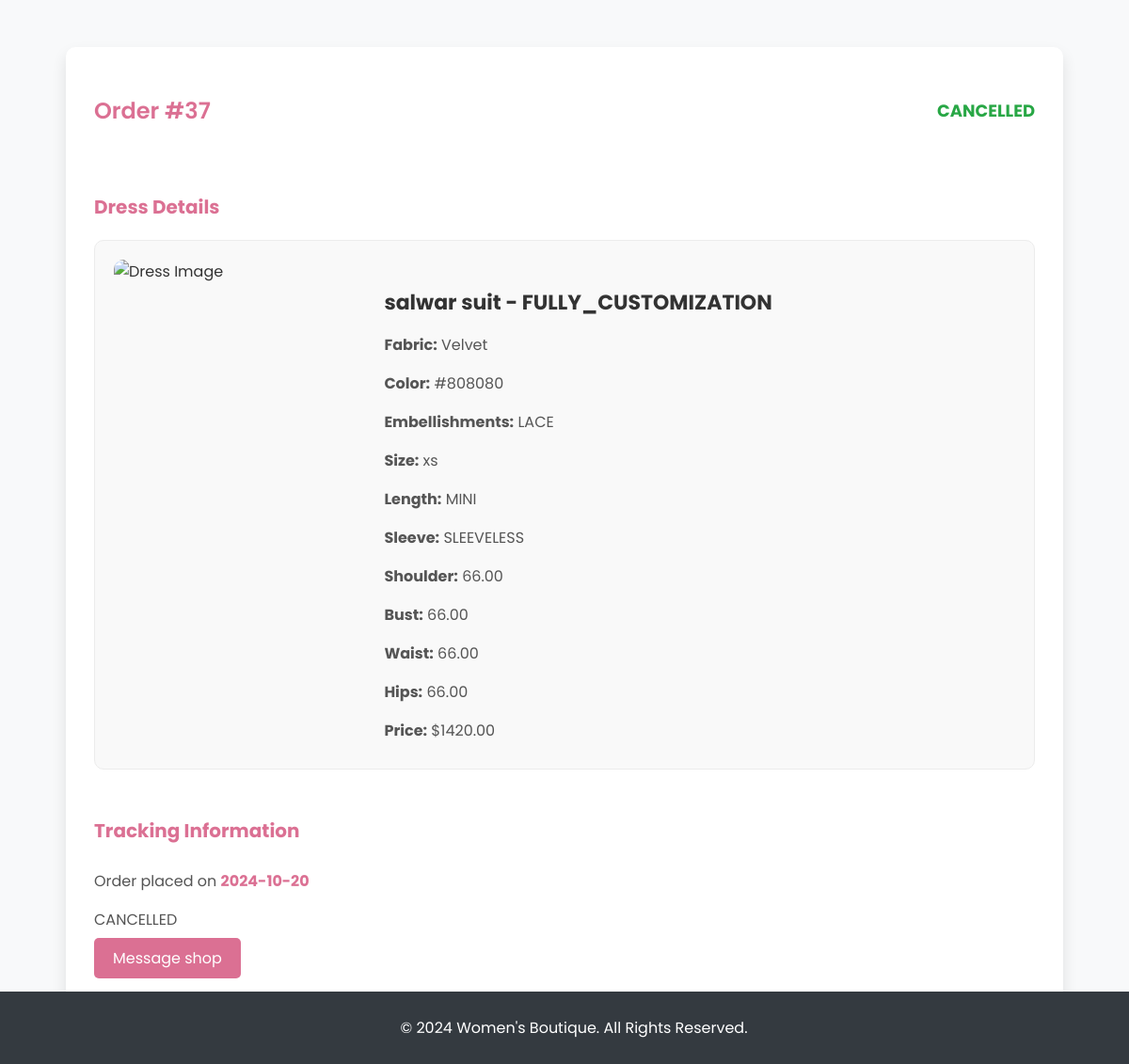
The app's page /ordered_dress.php?id=37&type=FULLY_CUSTOMIZATION (signed in) with its own data.
### tables this page shows
CREATE TABLE `orders` (
  `ORDER_ID` int(11) NOT NULL,
  `USER_ID` int(11) NOT NULL,
  `DRESS_ID` int(11) DEFAULT NULL,
  `FABRIC_ID` int(11) DEFAULT NULL,
  `OPTION_ID` int(11) DEFAULT NULL,
  `STATUSES` enum('PENDING','IN-PROGRESS','COMPLETED','SHIPPED','DELIVERED','CANCELLED','CART') NOT NULL,
  `SSIZE` varchar(100) NOT NULL,
  `QUANTITY` int(2) NOT NULL,
  `TOTAL_PRICE` decimal(10,2) NOT NULL,
  `CATEGORY` enum('FABRIC_PURCHASE','DRESS_PURCHASE','DRESS_CUSTOMIZATION','FULLY_CUSTOMIZATION') NOT NULL,
  `ESTIMATED_DELIVERY_DATE` date DEFAULT NULL,
  `ACTUAL_DELIVERY_DATE` date DEFAULT NULL,
  `CREATED_AT` datetime NOT NULL DEFAULT current_timestamp()
);

CREATE TABLE `dress` (
  `DRESS_ID` int(11) NOT NULL,
  `NAME` varchar(100) NOT NULL,
  `DESCRIPTION` text DEFAULT NULL,
  `FABRIC` varchar(50) NOT NULL,
  `COLOR` varchar(100) NOT NULL,
  `SIZES` varchar(100) NOT NULL,
  `BASE_PRICE` decimal(10,2) NOT NULL,
  `IMAGE_URL` varchar(255) DEFAULT NULL,
  `CREATED_AT` datetime NOT NULL DEFAULT current_timestamp(),
  `visibility` tinyint(1) DEFAULT 1
);

CREATE TABLE `fabrics` (
  `FABRIC_ID` int(11) NOT NULL,
  `NAME` varchar(100) NOT NULL,
  `IMAGE_URL` varchar(255) DEFAULT NULL,
  `DESCRIPTION` text DEFAULT NULL,
  `PRICE_PER_UNIT` decimal(10,2) NOT NULL,
  `AVAILABLE_QUANTITY` decimal(10,2) NOT NULL,
  `CREATED_AT` datetime NOT NULL DEFAULT current_timestamp(),
  `visibility` tinyint(1) DEFAULT 1,
  `STOCK_STATUS` varchar(20) NOT NULL DEFAULT 'In Stock'
);

CREATE TABLE `customizations` (
  `OPTION_ID` int(11) NOT NULL,
  `DRESS_ID` int(11) DEFAULT NULL,
  `FABRIC_ID` int(11) DEFAULT NULL,
  `MEASUREMENT_ID` int(11) DEFAULT NULL,
  `COLOR` char(7) DEFAULT NULL,
  `EMBELLISHMENTS` enum('EMBROIDERY','APPLIQUÉ','SEQUIN','BEADS','LACE','FRINGE','PEARL','PIPING','RHINESTONE') DEFAULT NULL,
  `DRESS_LENGTH` enum('MINI','KNEE-LENGTH','TEA-LENGTH','MIDI','MAXI','FULL-LENGTH') DEFAULT NULL,
  `SLEEVE_LENGTH` enum('SLEEVELESS','SHORT','ELBOW','3/4','FULL') DEFAULT NULL,
  `ADDITIONAL_NOTES` varchar(200) DEFAULT NULL
);

CREATE TABLE `measurements` (
  `MEASUREMENT_ID` int(11) NOT NULL,
  `USER_ID` int(11) NOT NULL,
  `DRESS_ID` int(11) DEFAULT NULL,
  `FABRIC_ID` int(11) DEFAULT NULL,
  `SHOULDER` decimal(10,2) DEFAULT NULL,
  `BUST` decimal(10,2) DEFAULT NULL,
  `WAIST` decimal(10,2) DEFAULT NULL,
  `HIP` decimal(10,2) DEFAULT NULL,
  `CREATED_AT` datetime NOT NULL DEFAULT current_timestamp()
);

### ordered_dress.php (the view, shortened to what this page needs)
<?php
$dbcon = mysqli_connect("localhost", "root", "", "fashion");
if($_SERVER["REQUEST_METHOD"] == "GET"){
    $order_id=$_GET['id'];
    $order_type=$_GET['type'];
    $sql="SELECT * FROM orders where ORDER_ID='$order_id'";
    $data=mysqli_query($dbcon,$sql);
    $order_row=mysqli_fetch_array($data);
}
?>
<!DOCTYPE html>
<html lang="en">
<head>
</head>
<body>
    <div class="order-details-container">
        <div class="order-header">
            <h2>Order #<?php echo $order_id; ?></h2>
            <p class="status"><?php echo $order_row['STATUSES']; ?></p>
        </div>
        <div class="order-section">
            <?php
                if($order_type=='FULLY_CUSTOMIZATION' || $order_type=='DRESS_CUSTOMIZATION'){
                    if($order_row['DRESS_ID']!=null){
                        $sql="SELECT * FROM dress WHERE DRESS_ID='$order_row[DRESS_ID]'";
                        $data3=mysqli_query($dbcon,$sql);
                        $dress_row=mysqli_fetch_array($data3);
                    }
                    if($order_row['FABRIC_ID']!=null){
                        $sql="SELECT * FROM fabrics WHERE FABRIC_ID='$order_row[FABRIC_ID]'";
                        $data4=mysqli_query($dbcon,$sql);
                        $fabric_row=mysqli_fetch_array($data4);
                    }
                    $sql="SELECT * FROM customizations WHERE OPTION_ID='$order_row[OPTION_ID]'";
                    $data4=mysqli_query($dbcon,$sql);
                    if($data4){
                        $custmize_row=mysqli_fetch_array($data4);
                        $sql="SELECT * FROM measurements WHERE MEASUREMENT_ID='$custmize_row[MEASUREMENT_ID]'";
                        $data5=mysqli_query($dbcon,$sql);
                        if($data5){
                            $measurement_row=mysqli_fetch_array($data5);
                            echo " <h3>Dress Details</h3>
                                <div class='order-details'>";
                                if($order_row['DRESS_ID']!=null){
                                    echo "<img src='".$dress_row['IMAGE_URL']."' alt='Dress Image'>";
                                }else{
                                    echo "<img src='".$fabric_row['IMAGE_URL']."' alt='Dress Image'>";
                                }
                                echo "<div class='order-info'>";
                                if($order_row['DRESS_ID']!=null){
                                    echo "<h4>".$dress_row['NAME']." - ".$order_type."</h4>";
                                }else{
                                    echo "<h4>".$fabric_row['NAME']." - ".$order_type."</h4>";
                                }
                                if($order_row['FABRIC_ID']!=null){
                                    echo "<p><span>Fabric:</span> ".$fabric_row['NAME']."</p>";
                                }else{
                                    echo "<p><span>Fabric:</span> ".$dress_row['FABRIC']."</p>";
                                }
                                echo "<p><span>Color:</span> ".$custmize_row['COLOR']."</p>
                                    <p><span>Embellishments:</span> ".$custmize_row['EMBELLISHMENTS']."</p>
                                    <p><span>Size:</span> ".$order_row['SSIZE']."</p>
                                    <p><span>Length:</span> ".$custmize_row['DRESS_LENGTH']."</p>
                                    <p><span>Sleeve:</span> ".$custmize_row['SLEEVE_LENGTH']."</p>
                                    <p><span>Shoulder:</span> ".$measurement_row['SHOULDER']."</p>
                                    <p><span>Bust:</span> ".$measurement_row['BUST']."</p>
                                    <p><span>Waist:</span> ".$measurement_row['WAIST']."</p>
                                    <p><span>Hips:</span> ".$measurement_row['HIP']."</p>
                                    <p><span>Price:</span> $".$order_row['TOTAL_PRICE']."</p>
                                </div>
                            </div>";
                        }
                    }
                }
            ?>
        </div>
        <div class="order-section tracking-info">
            <h3>Tracking Information</h3>
            <p>Order placed on <span><?php echo substr($order_row['CREATED_AT'],0,11) ?></span></p>
            <?php
                if($order_row['STATUSES']=='DELIVERED'){
                    echo "<p>Delivered on <span>".$order_row['ACTUAL_DELIVERY_DATE']."</span></p>";
                }else if($order_row['STATUSES']=='CANCELLED'){
                    echo "<p>CANCELLED</p>";
                }else{
                    echo "<p>Delivered on <span>".$order_row['ACTUAL_DELIVERY_DATE']."</span></p>";
                }
            ?>
            <a href="messageShop.php" class="track-order-button">Message shop</a>
        </div>
    </div>
    <div class="footer">
        <p>&copy; 2024 Women's Boutique. All Rights Reserved.</p>
    </div>
</body>
</html>

### ordered_dress.php (style rules this page uses)
body { font-family: 'Poppins', sans-serif; background-color: #f8f9fa; margin: 0; padding: 0; color: #333; }
.order-details-container { max-width: 1000px; margin: 50px auto; background-color: #fff; padding: 30px; box-shadow: 0 8px 16px rgba(0, 0, 0, 0.1); border-radius: 10px; }
.order-header { display: flex; justify-content: space-between; align-items: center; margin-bottom: 30px; }
.order-header h2 { font-weight: 600; color: palevioletred; }
.order-header .status { color: #28a745; font-weight: bold; font-size: 18px; }
.order-section { margin-top: 50px; margin-bottom: 30px; }
.order-section h3 { margin-bottom: 10px; font-size: 20px; color: palevioletred; padding-bottom: 10px; }
.order-details { display: flex; justify-content: space-between; padding: 20px; border: 1px solid #ececec; border-radius: 10px; background-color: #f9f9f9; }
.order-details img { width: 180px; border-radius: 10px; }
.order-info { width: 70%; }
.order-info h4 { font-size: 22px; margin-bottom: 10px; }
.order-info p { font-size: 16px; margin-bottom: 8px; color: #555; }
.order-info p span { font-weight: bold; }
.tracking-info { margin-bottom: 20px; }
.tracking-info p { font-size: 16px; color: #555; }
.tracking-info p span { font-weight: bold; color: palevioletred; }
.track-order-button { background-color: palevioletred; color: white; border: none; padding: 10px 20px; border-radius: 5px; cursor: pointer; font-size: 16px; transition: background-color 0.3s ease; text-decoration:none; }
.footer { text-align: center; padding: 10px; background-color: #343a40; color: white; position: fixed; bottom: 0; width: 100%; }

### records on screen
orders: STATUSES "CANCELLED", SSIZE "xs", TOTAL_PRICE "1420.00", CREATED_AT "2024-10-20"
dress: NAME "salwar suit"
fabrics: NAME "Velvet"
customizations: COLOR "#808080", EMBELLISHMENTS "LACE", DRESS_LENGTH "MINI", SLEEVE_LENGTH "SLEEVELESS"
measurements: SHOULDER "66.00", BUST "66.00", WAIST "66.00", HIP "66.00"

### other values on screen
$order_id "37"
$order_type "FULLY_CUSTOMIZATION"
